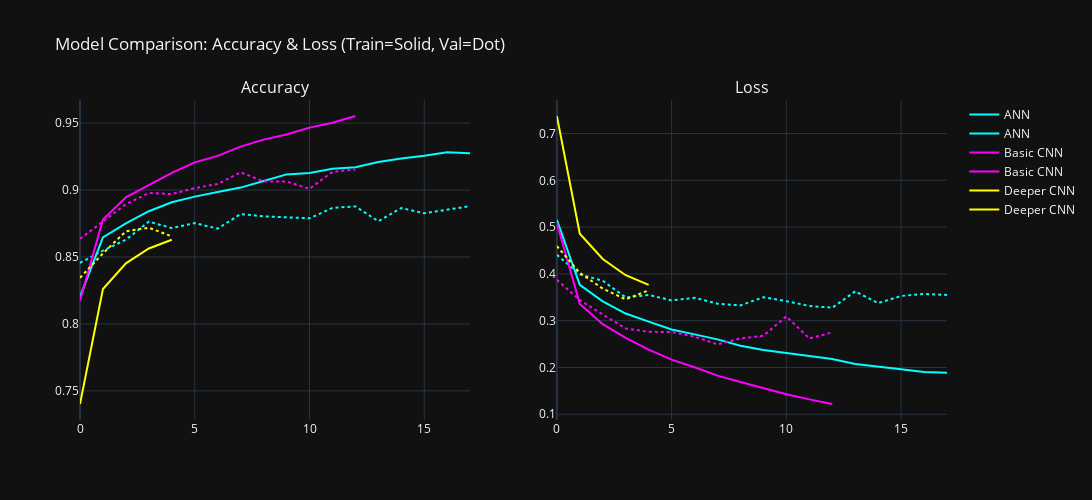

The notebook cell this image was saved under:
### Markdown cell above
#### 4.3) Model Comparison

- Created a dataframe to store **test loss** and **test accuracy** for ANN, Basic CNN, and Deeper CNN.  
- Plotted training history for each model (accuracy & loss vs. epochs).  
- Helps compare how models learn and generalize over time.

### Code cell
import plotly.graph_objects as go
from plotly.subplots import make_subplots

models = {
    "ANN": ("cyan", ann_history),
    "Basic CNN": ("magenta", basic_cnn_history),
    "Deeper CNN": ("yellow", deeper_cnn_history)
}

performance_data = {
    'Model': ['ANN', 'Basic CNN', 'Deeper CNN'],
    'Test Loss': [loss_ann, loss_basic_cnn, loss_deeper_cnn],
    'Test Accuracy': [accuracy_ann, accuracy_basic_cnn, accuracy_deeper_cnn]
}

performance_df = pd.DataFrame(performance_data)

fig = make_subplots(rows=1, cols=2, subplot_titles=('Accuracy', 'Loss'))

for name, (color, history) in models.items():
    # Accuracy
    fig.add_trace(go.Scatter(y=history.history['accuracy'], mode='lines',
                             name=name, line=dict(color=color, dash='solid')), row=1, col=1)
    fig.add_trace(go.Scatter(y=history.history['val_accuracy'], mode='lines',
                             name=name, line=dict(color=color, dash='dot'), showlegend=False), row=1, col=1)

    # Loss
    fig.add_trace(go.Scatter(y=history.history['loss'], mode='lines',
                             name=name, line=dict(color=color, dash='solid')), row=1, col=2)
    fig.add_trace(go.Scatter(y=history.history['val_loss'], mode='lines',
                             name=name, line=dict(color=color, dash='dot'), showlegend=False), row=1, col=2)

fig.update_layout(
    title_text="Model Comparison: Accuracy & Loss (Train=Solid, Val=Dot)",
    height=500,
    width=1200,
    template="plotly_dark"
)

fig.show()

### Figure 1 — Plotly figure (JSON) as saved in the notebook; plotly's stock layout.template omitted (floating-point values rounded to 4 significant figures)
{"data": [{"line": {"color": "cyan", "dash": "solid"}, "mode": "lines", "name": "ANN", "type": "scatter", "xaxis": "x", "y": [0.8203, 0.8647, 0.8752, 0.8842, 0.8909, 0.8951, 0.8986, 0.9018, 0.9068, 0.9117, 0.9127, 0.9159, 0.917, 0.921, 0.9236, 0.9256, 0.9283, 0.9274], "yaxis": "y"}, {"line": {"color": "cyan", "dash": "dot"}, "mode": "lines", "name": "ANN", "showlegend": false, "type": "scatter", "xaxis": "x", "y": [0.8456, 0.8548, 0.8629, 0.8764, 0.8716, 0.8753, 0.8712, 0.8821, 0.8804, 0.8794, 0.8789, 0.8867, 0.8878, 0.8767, 0.8866, 0.8827, 0.8851, 0.888], "yaxis": "y"}, {"line": {"color": "cyan", "dash": "solid"}, "mode": "lines", "name": "ANN", "type": "scatter", "xaxis": "x2", "y": [0.5155, 0.3765, 0.3414, 0.3153, 0.298, 0.2813, 0.2708, 0.2601, 0.2464, 0.2375, 0.231, 0.224, 0.218, 0.2075, 0.2025, 0.1963, 0.1904, 0.1889], "yaxis": "y2"}, {"line": {"color": "cyan", "dash": "dot"}, "mode": "lines", "name": "ANN", "showlegend": false, "type": "scatter", "xaxis": "x2", "y": [0.4407, 0.399, 0.3854, 0.3498, 0.355, 0.3434, 0.3489, 0.3362, 0.3328, 0.3502, 0.3418, 0.3315, 0.3277, 0.3626, 0.3375, 0.3529, 0.357, 0.3552], "yaxis": "y2"}, {"line": {"color": "magenta", "dash": "solid"}, "mode": "lines", "name": "Basic CNN", "type": "scatter", "xaxis": "x", "y": [0.8174, 0.878, 0.8946, 0.9039, 0.9129, 0.9207, 0.9256, 0.9324, 0.9377, 0.9415, 0.9467, 0.9502, 0.9553], "yaxis": "y"}, {"line": {"color": "magenta", "dash": "dot"}, "mode": "lines", "name": "Basic CNN", "showlegend": false, "type": "scatter", "xaxis": "x", "y": [0.8636, 0.8764, 0.8894, 0.8978, 0.897, 0.9015, 0.9045, 0.9133, 0.9065, 0.9064, 0.9009, 0.9136, 0.9154], "yaxis": "y"}, {"line": {"color": "magenta", "dash": "solid"}, "mode": "lines", "name": "Basic CNN", "type": "scatter", "xaxis": "x2", "y": [0.509, 0.3359, 0.2924, 0.2634, 0.238, 0.2168, 0.2004, 0.1826, 0.1691, 0.1557, 0.1429, 0.1318, 0.1219], "yaxis": "y2"}, {"line": {"color": "magenta", "dash": "dot"}, "mode": "lines", "name": "Basic CNN", "showlegend": false, "type": "scatter", "xaxis": "x2", "y": [0.3877, 0.3441, 0.3131, 0.2834, 0.2763, 0.2758, 0.2661, 0.2493, 0.2622, 0.2677, 0.3092, 0.262, 0.2751], "yaxis": "y2"}, {"line": {"color": "yellow", "dash": "solid"}, "mode": "lines", "name": "Deeper CNN", "type": "scatter", "xaxis": "x", "y": [0.7402, 0.8261, 0.8453, 0.8564, 0.8629], "yaxis": "y"}, {"line": {"color": "yellow", "dash": "dot"}, "mode": "lines", "name": "Deeper CNN", "showlegend": false, "type": "scatter", "xaxis": "x", "y": [0.8345, 0.8527, 0.8692, 0.8719, 0.8654], "yaxis": "y"}, {"line": {"color": "yellow", "dash": "solid"}, "mode": "lines", "name": "Deeper CNN", "type": "scatter", "xaxis": "x2", "y": [0.7375, 0.4859, 0.432, 0.3972, 0.3767], "yaxis": "y2"}, {"line": {"color": "yellow", "dash": "dot"}, "mode": "lines", "name": "Deeper CNN", "showlegend": false, "type": "scatter", "xaxis": "x2", "y": [0.4594, 0.4023, 0.3685, 0.3456, 0.3649], "yaxis": "y2"}], "layout": {"annotations": [{"font": {"size": 16}, "showarrow": false, "text": "Accuracy", "x": 0.225, "xanchor": "center", "xref": "paper", "y": 1, "yanchor": "bottom", "yref": "paper"}, {"font": {"size": 16}, "showarrow": false, "text": "Loss", "x": 0.775, "xanchor": "center", "xref": "paper", "y": 1, "yanchor": "bottom", "yref": "paper"}], "height": 500, "title": {"text": "Model Comparison: Accuracy & Loss (Train=Solid, Val=Dot)"}, "width": 1200, "xaxis": {"anchor": "y", "domain": [0, 0.45]}, "xaxis2": {"anchor": "y2", "domain": [0.55, 1]}, "yaxis": {"anchor": "x", "domain": [0, 1]}, "yaxis2": {"anchor": "x2", "domain": [0, 1]}}}
